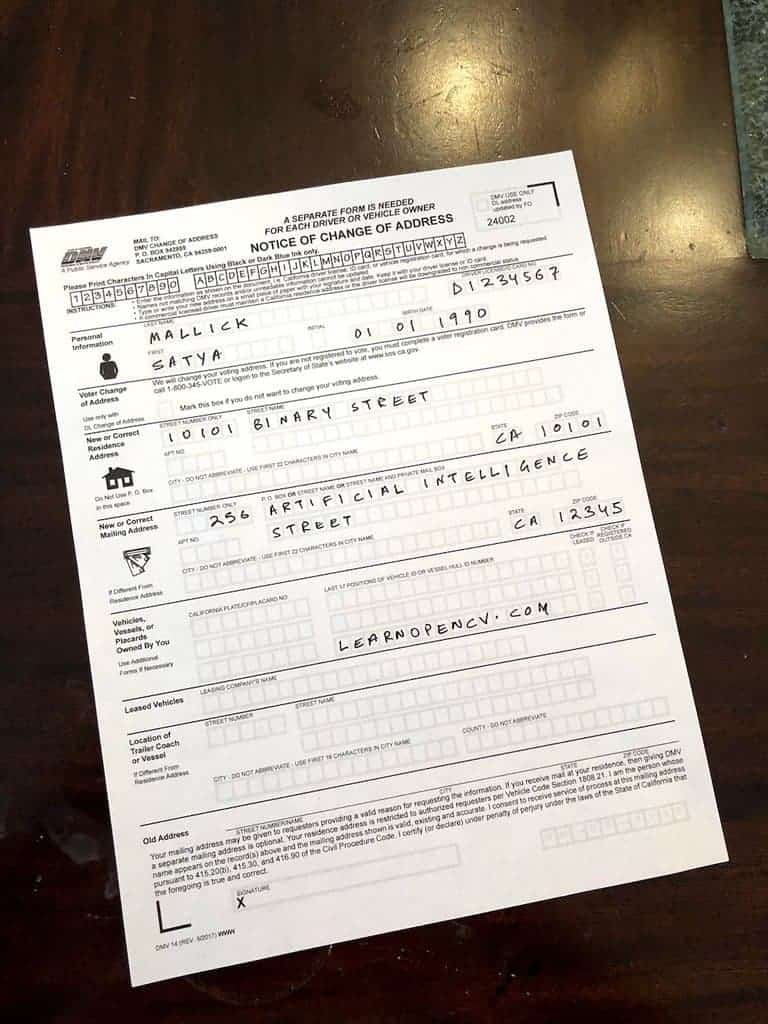
#> input picture original_image.jpg, 768 x 1024 px; its folder holds 2 pictures in this run
$ python -i camtest.py   (imports and definitions only)
#> lines starting #> are read from the running program, lines starting #| are printed output that depends on the picture; after the words box and inside, x2 and y2 are one past the last pixel; in counts of white or black regions, pixels touching at a corner belong together
#> in load_image, original_image is the input picture: PIL image 768x1024 RGB; mean R, G, B 154.9, 144.3, 136
import cv2
import tkinter as tk
import os
import numpy as np
from io import BytesIO
from tkinter import IntVar, ttk, filedialog
from PIL import Image, ImageTk

button_width = 15
original_image = None


def order_points(pts):
    '''Rearrange coordinates to order:
       top-left, top-right, bottom-right, bottom-left'''
    rect = np.zeros((4, 2), dtype='float32')
    pts = np.array(pts)
    s = pts.sum(axis=1)
    # Top-left point will have the smallest sum.
    rect[0] = pts[np.argmin(s)]
    # Bottom-right point will have the largest sum.
    rect[2] = pts[np.argmax(s)]

    diff = np.diff(pts, axis=1)
    # Top-right point will have the smallest difference.
    rect[1] = pts[np.argmin(diff)]
    # Bottom-left will have the largest difference.
    rect[3] = pts[np.argmax(diff)]
    # return the ordered coordinates
    return rect.astype('int').tolist()


def scan_image(img):
    # Resize image to workable size
    dim_limit = 1080
    max_dim = max(img.shape)
#> max_dim = 1024
    if max_dim > dim_limit:
        resize_scale = dim_limit / max_dim
        img = cv2.resize(img, None, fx=resize_scale, fy=resize_scale)

    # Create a copy of resized original image for later use
    orig_img = img.copy()

    # Removing text from the document
    kernel = np.ones((5, 5), np.uint8)
    no_text_img = cv2.morphologyEx(img, cv2.MORPH_CLOSE, kernel, iterations=5)

    # Convert to grayscale
    grayed_img = cv2.cvtColor(no_text_img, cv2.COLOR_BGR2GRAY)

    # Blur
    blurred_img = cv2.GaussianBlur(grayed_img, (11, 11), 0)

    # Egde Detection
    edged_img = cv2.Canny(blurred_img, 0, 200)
#> edged_img: shape (1024, 768); 0.34% white in thin lines or dots, all inside (x1, y1, x2, y2) = (29, 132, 729, 987)
    edged_img = cv2.dilate(
        edged_img, cv2.getStructuringElement(cv2.MORPH_ELLIPSE, (5, 5)))
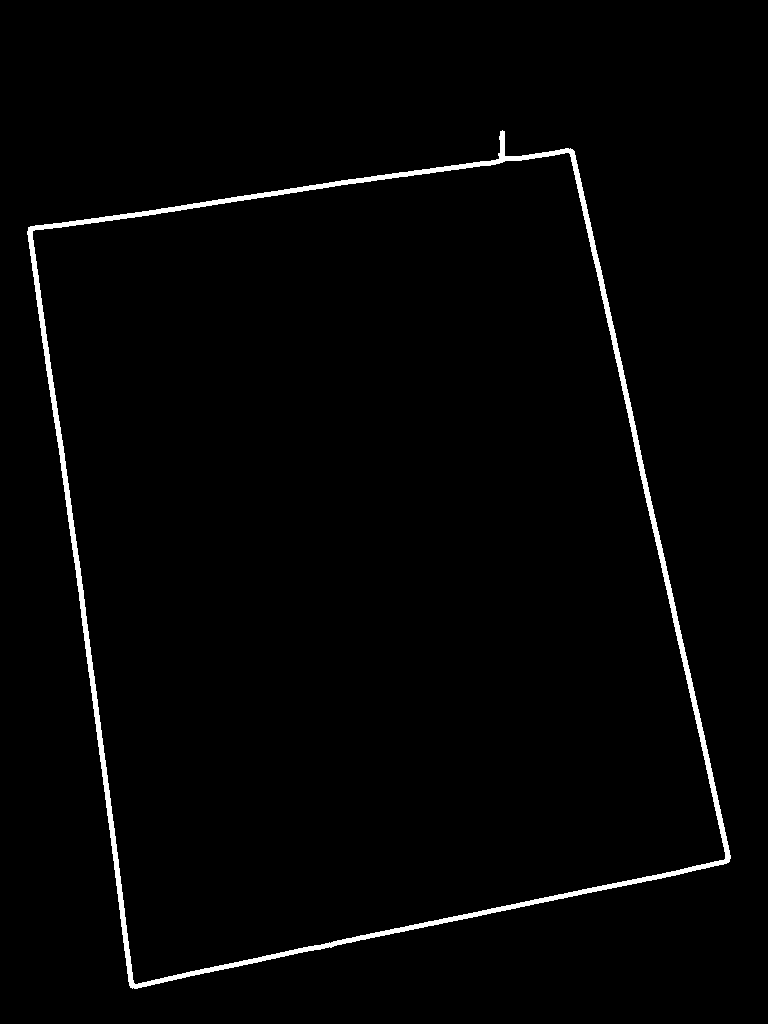
#> edged_img: shape (1024, 768); 1.7% white; 1 white region

    # Finding contours for the detected edges.
    con = np.zeros_like(no_text_img)
    contours, hierarchy = cv2.findContours(
        edged_img, cv2.RETR_LIST, cv2.CHAIN_APPROX_SIMPLE)
#> contours = 2 contours; box (x1, y1, x2, y2) and area: (27, 130, 731, 989) 436112, (32, 152, 726, 985) 425052
    # Keeping only the largest detected contour.
    page = sorted(contours, key=cv2.contourArea, reverse=True)[:5]
#> page has the same summary as contours
    contour_img = cv2.drawContours(con, page, -1, (0, 255, 255), 3)

    # Detecting Edges through Contour approximation
    if len(page) == 0:
        return orig_img
    # Loop over the contours.
    for c in page:
        # Approximate the contour.
        epsilon = 0.02 * cv2.arcLength(c, True)
        corners = cv2.approxPolyDP(c, epsilon, True)
        # If our approximated contour has four points
        if len(corners) == 4:
            break
#> this loop made 1 pass
#> (epsilon, corners) on pass 1: (57.31, [[572, 149], [28, 227], [130, 987], [729, 861]])
    cv2.drawContours(con, c, -1, (0, 255, 255), 3)
    cv2.drawContours(con, corners, -1, (0, 255, 0), 10)
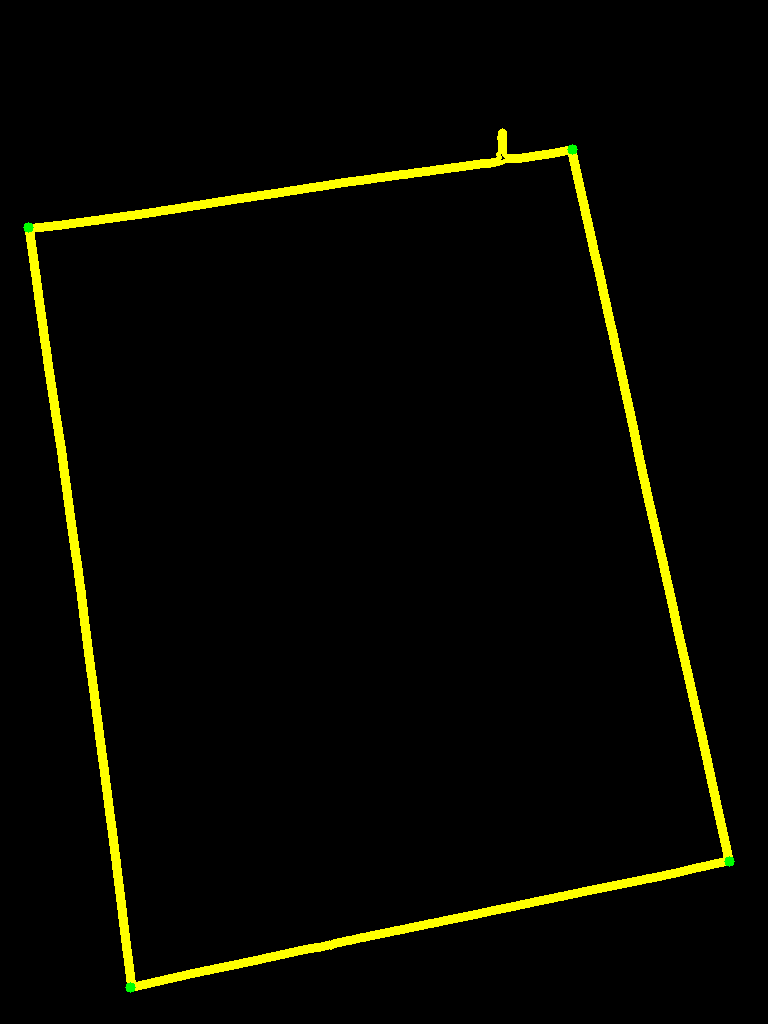
#> con: shape (1024, 768, 3); mean of channels 0, 1, 2 0, 7.9, 7.8; drawn as B, G, R
    # Sorting the corners and converting them to desired shape.
    corners = sorted(np.concatenate(corners).tolist())
#> corners = [[28, 227], [130, 987], [572, 149], [729, 861]]
    # Rearranging the order of the corner points.
    corners = order_points(corners)
#> in order_points, `s = pts.sum(axis=1)`: s = [255, 1117, 721, 1590]
#> in order_points, `diff = np.diff(pts, axis=1)`: diff = [199, 857, -423, 132]
#> corners = [[28, 227], [572, 149], [729, 861], [130, 987]]

    # Displaying the corners.
    for index, c in enumerate(corners):
        character = chr(65 + index)
        cv2.putText(con, character, tuple(
            c), cv2.FONT_HERSHEY_SIMPLEX, 1, (255, 0, 0), 1, cv2.LINE_AA)
#> this loop made 4 passes
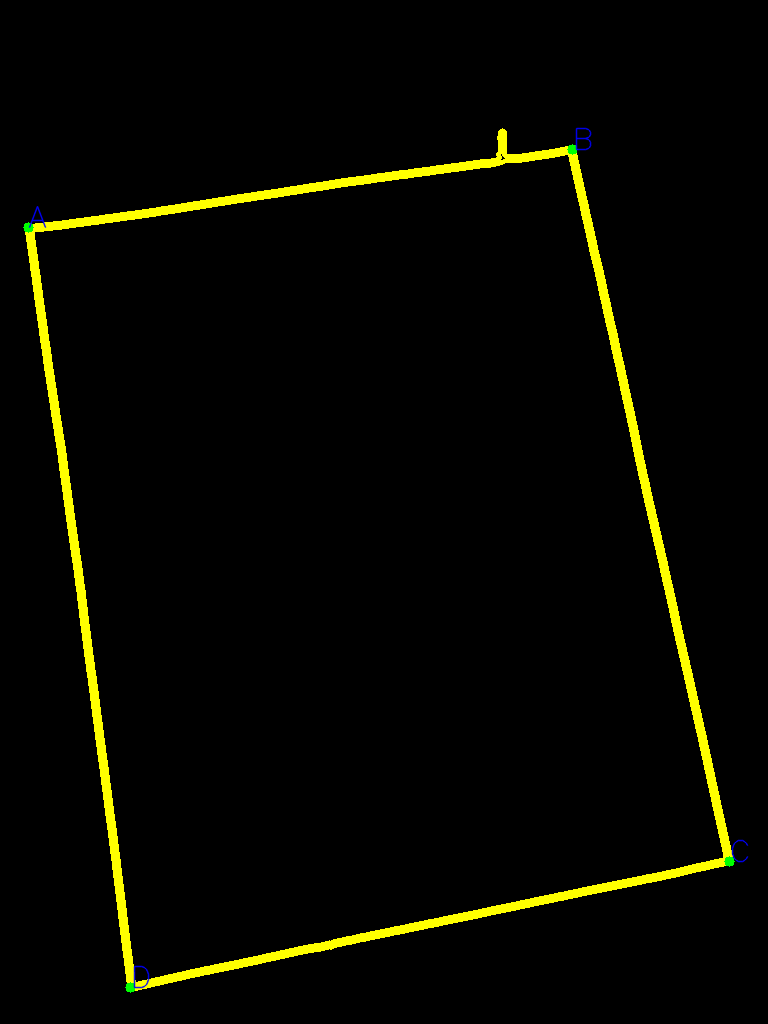
#> con: shape (1024, 768, 3); 0.09% of pixels changed, all inside (x1, y1, x2, y2) = (28, 127, 749, 989); drawn as B, G, R

     # Finding Destination Co-ordinates
    w1 = np.sqrt((corners[0][0] - corners[1][0]) ** 2 +
                 (corners[0][1] - corners[1][1]) ** 2)
#> w1 = 549.6
    w2 = np.sqrt((corners[2][0] - corners[3][0]) ** 2 +
                 (corners[2][1] - corners[3][1]) ** 2)
#> w2 = 612.1
    # Finding the maximum width.
    w = max(int(w1), int(w2))
#> w = 612

    h1 = np.sqrt((corners[0][0] - corners[2][0]) ** 2 +
                 (corners[0][1] - corners[2][1]) ** 2)
#> h1 = 945.2
    h2 = np.sqrt((corners[1][0] - corners[3][0]) ** 2 +
                 (corners[1][1] - corners[3][1]) ** 2)
#> h2 = 947.4
    # Finding the maximum height.
    h = max(int(h1), int(h2))
#> h = 947

    # Final destination co-ordinates.
    destination_corners = order_points(
        np.array([[0, 0], [w - 1, 0], [0, h - 1], [w - 1, h - 1]]))
#> destination_corners = [[0, 0], [611, 0], [611, 946], [0, 946]]

    h, w = orig_img.shape[:2]
#> h = 1024; w = 768
    # Getting the homography.
    homography, mask = cv2.findHomography(np.float32(corners), np.float32(destination_corners), method=cv2.RANSAC,
                                          ransacReprojThreshold=3.0)
#> homography = [[1.09, -0.146, 2.68], [0.203, 1.41, -326.5], [-6.47e-05, 0.000168, 1]]; mask = [1, 1, 1, 1]
    # Perspective transform using homography.
    un_warped = cv2.warpPerspective(orig_img, np.float32(
        homography), (w, h), flags=cv2.INTER_LINEAR)
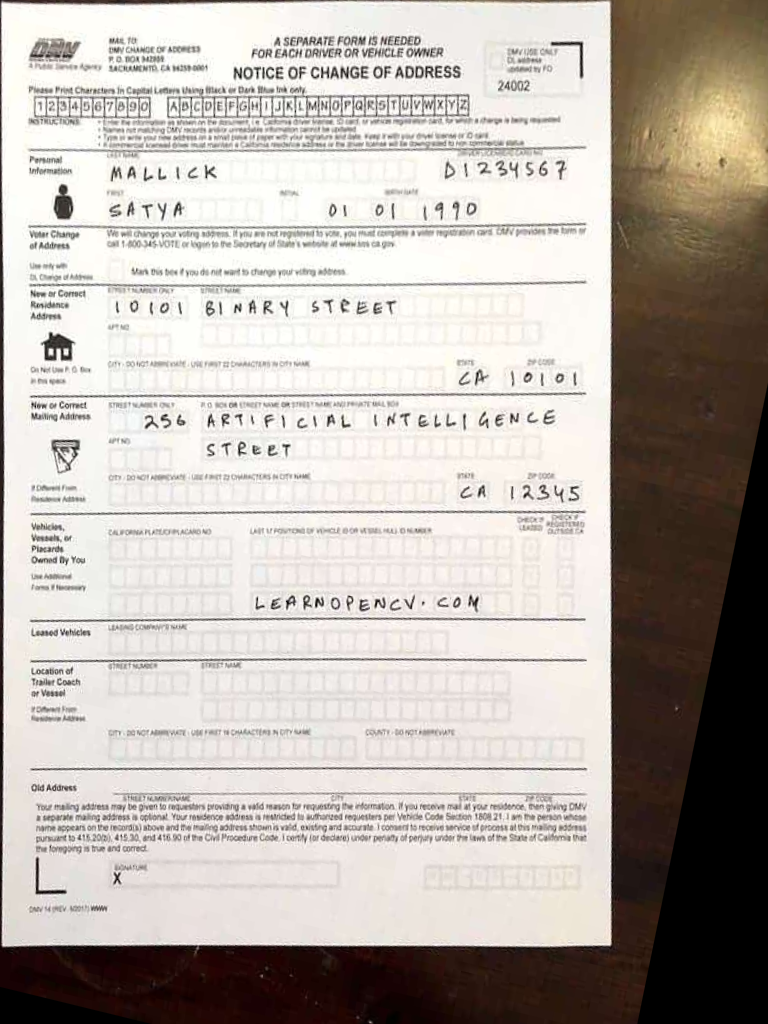
#> un_warped: shape (1024, 768, 3); mean B, G, R 170.5, 176.9, 184.1
    # Crop
    final = un_warped[:destination_corners[2][1], :destination_corners[2][0]]
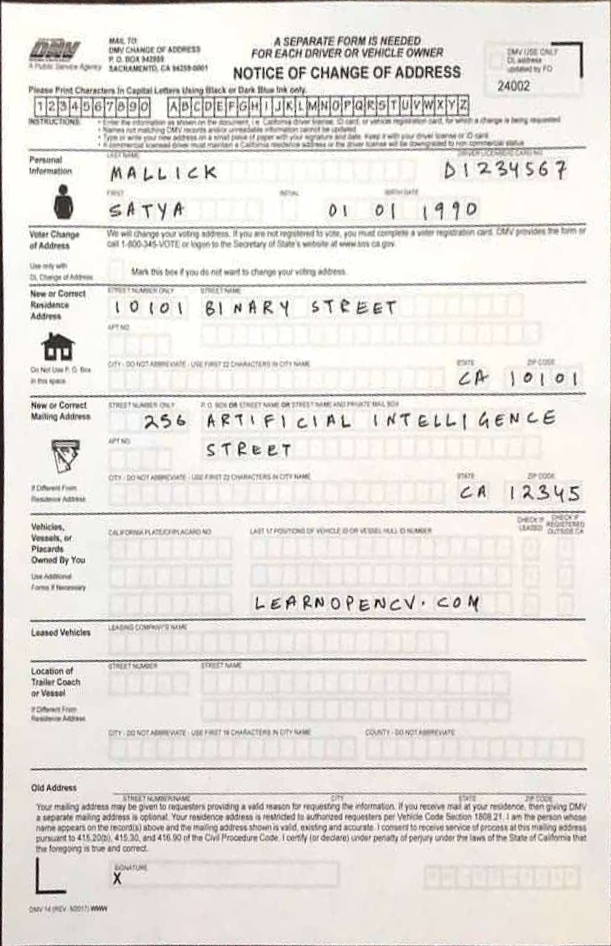
#> final: shape (946, 611, 3); mean B, G, R 221.7, 226, 230.2

    return final


def convert_image():
    directory = "/home/rpig3/docubase/env/bin/mainProg"
    output_path = os.path.join(directory, "scanned_image.jpg")
    img = cv2.imread(
        "/home/rpig3/docubase/env/bin/mainProg/original_image.jpg")
    scanned_image = scan_image(img)

    # Save the grayscale image
    cv2.imwrite(output_path, scanned_image)
    update_preview(output_path)
    print("scanned")


# Function to update the preview label with the given image path


def update_preview(image_path):
    global original_image
    image = Image.open(image_path)
    resized_image = image.resize((384, 512), resample=Image.LANCZOS)
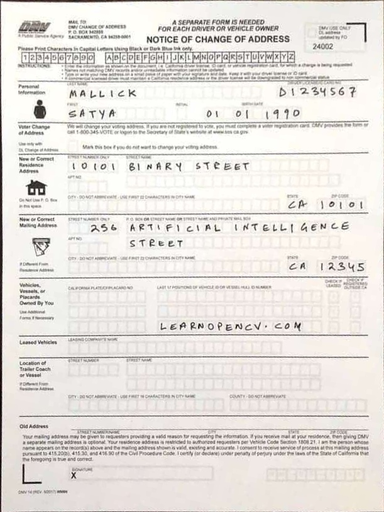
#> resized_image: PIL image 384x512 RGB; mean R, G, B 230.2, 226, 221.7
    img = ImageTk.PhotoImage(resized_image)
#> (the run stopped early here; a loop or call above may not have finished)
